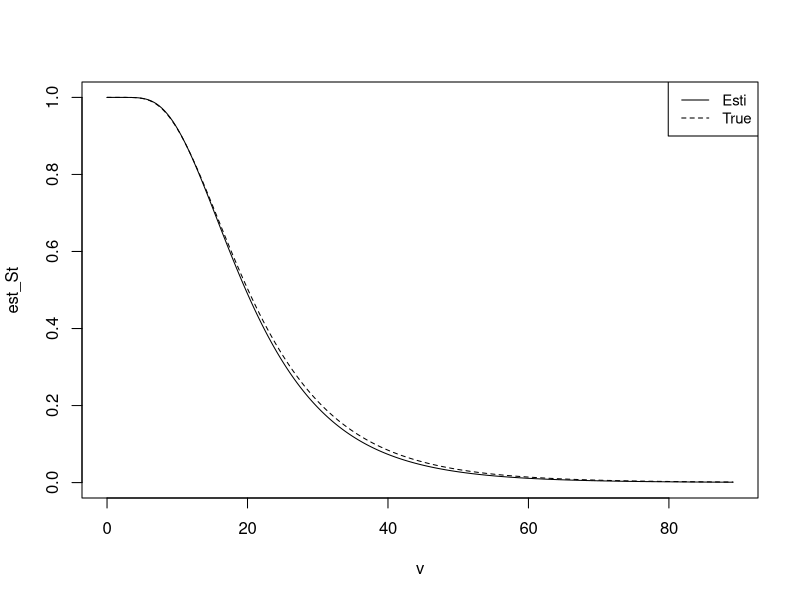
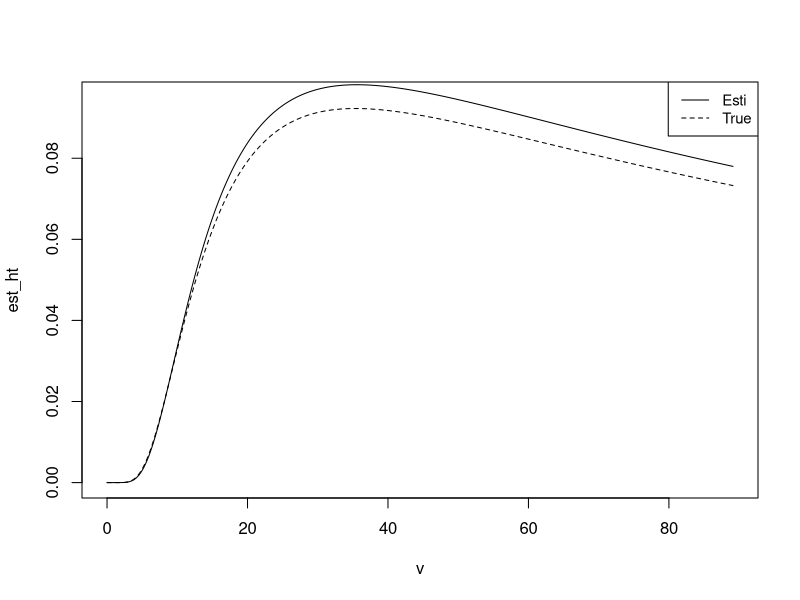

Generate these figures, in order, with R:
## Log normal survival model

#Generate event times
t <- rlnorm(n = 500, mean = 3, sd = 0.5)
# Generate censoring times
c <- rlnorm(n = 500, mean = 3.4, sd = 0.5)
# Identify censored individuals
delta <- as.numeric(t < c)
# Save minimum of event and censoring time
y <- t
y[which(delta == 0)] <- c[which(delta == 0)]
# Check censored proportion
sum(delta)/500

# 1. contribution to the estimation equation for mu
mu_MLE <- function(mu, sd, t, event) {
  u <- (log(t) - mu)/sd
  phi_u <- dnorm(u)
  sf = pnorm(u, lower.tail = FALSE)
  sf[sf<1e-30] = 1e-30
  contr <- sum(event*u + (1 - event)*phi_u/sf)
  return(contr)
}

# 2. contribution to the estimation equation for sd
sd_MLE <- function(sd, mu, t, event) {
  u <- (log(t) - mu)/sd
  phi_u <- dnorm(u)
  sf_u = pnorm(u, lower.tail = FALSE)
  sf_u[sf_u<1e-30] = 1e-20
  contr <- sum(event * (u^2 - 1) + (1-event) * u * phi_u/sf_u)
  return(contr)
}

# Solve two equations iteratively for mu and sd
#initial values
mu.old = 0
sd.old = 1
max.iter = 100

for (k in 1:max.iter) {
  #solve for mu
  solve_mu <- uniroot(mu_MLE, interval = c(-5, 5), 
                      sd = sd.old, t = y, event = delta
  )
  mu.new <- solve_mu$root
  
  # Solve for sd
  solve_sd <- uniroot(
    sd_MLE, interval = c(0.01, 5), 
    mu = mu.new, t = y, event = delta
  )
  sd.new <- solve_sd$root
  if (abs(mu.old-mu.new)<1e-5 & abs(sd.old-sd.new)<1e-5){
    break
  }
  else {
    mu.old = mu.new
    sd.old = sd.new
  }
  print(c(mu.new, sd.new))
}
mu_est = mu.new
sd_est = sd.new

# Estimated vs. true hazard and survival
# functions
v = seq(from = 0, to = max(t), by = 0.01)
u_est <- (log(v) - mu_est)/sd_est
u_true <- (log(v) - 3)/0.5
# Survival function
est_St <- pnorm(u_est, lower.tail = FALSE)
true_St <- pnorm(u_true, lower.tail = FALSE)
plot(est_St ~ v, type = "l", ylim = c(0, 1))
lines(true_St ~ v, type = "l", lty=2)
legend("topright", legend=c("Esti", "True"), lty=1:2, cex=0.9)
# Density function
est_f <- 1/(sd_est * v) * dnorm(u_est)
true_f <- 1/(0.5 * v) * dnorm(u_true)
# Hazard function
est_ht <- est_f/est_St
true_ht <- true_f/true_St
plot(est_ht ~ v, type = "l", ylim=c(0, 0.095))
lines(true_ht ~ v, type="l", lty=2) 
legend("topright", legend=c("Esti", "True"), lty=1:2, cex=0.9)

